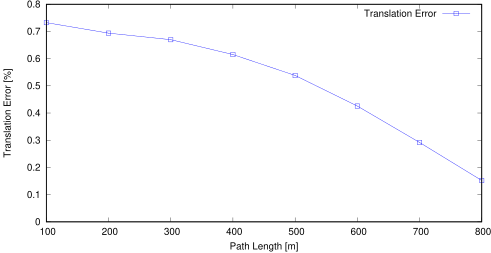

Generate this figure with gnuplot:
set term postscript eps enhanced color
set output "sub06_tl.eps"
set size ratio 0.5
set yrange [0:*]
set xlabel "Path Length [m]"
set ylabel "Translation Error [%]"
plot "sub06_tl.txt" using 1:($2*100) title 'Translation Error' lc rgb "#0000FF" pt 4 w linespoints
